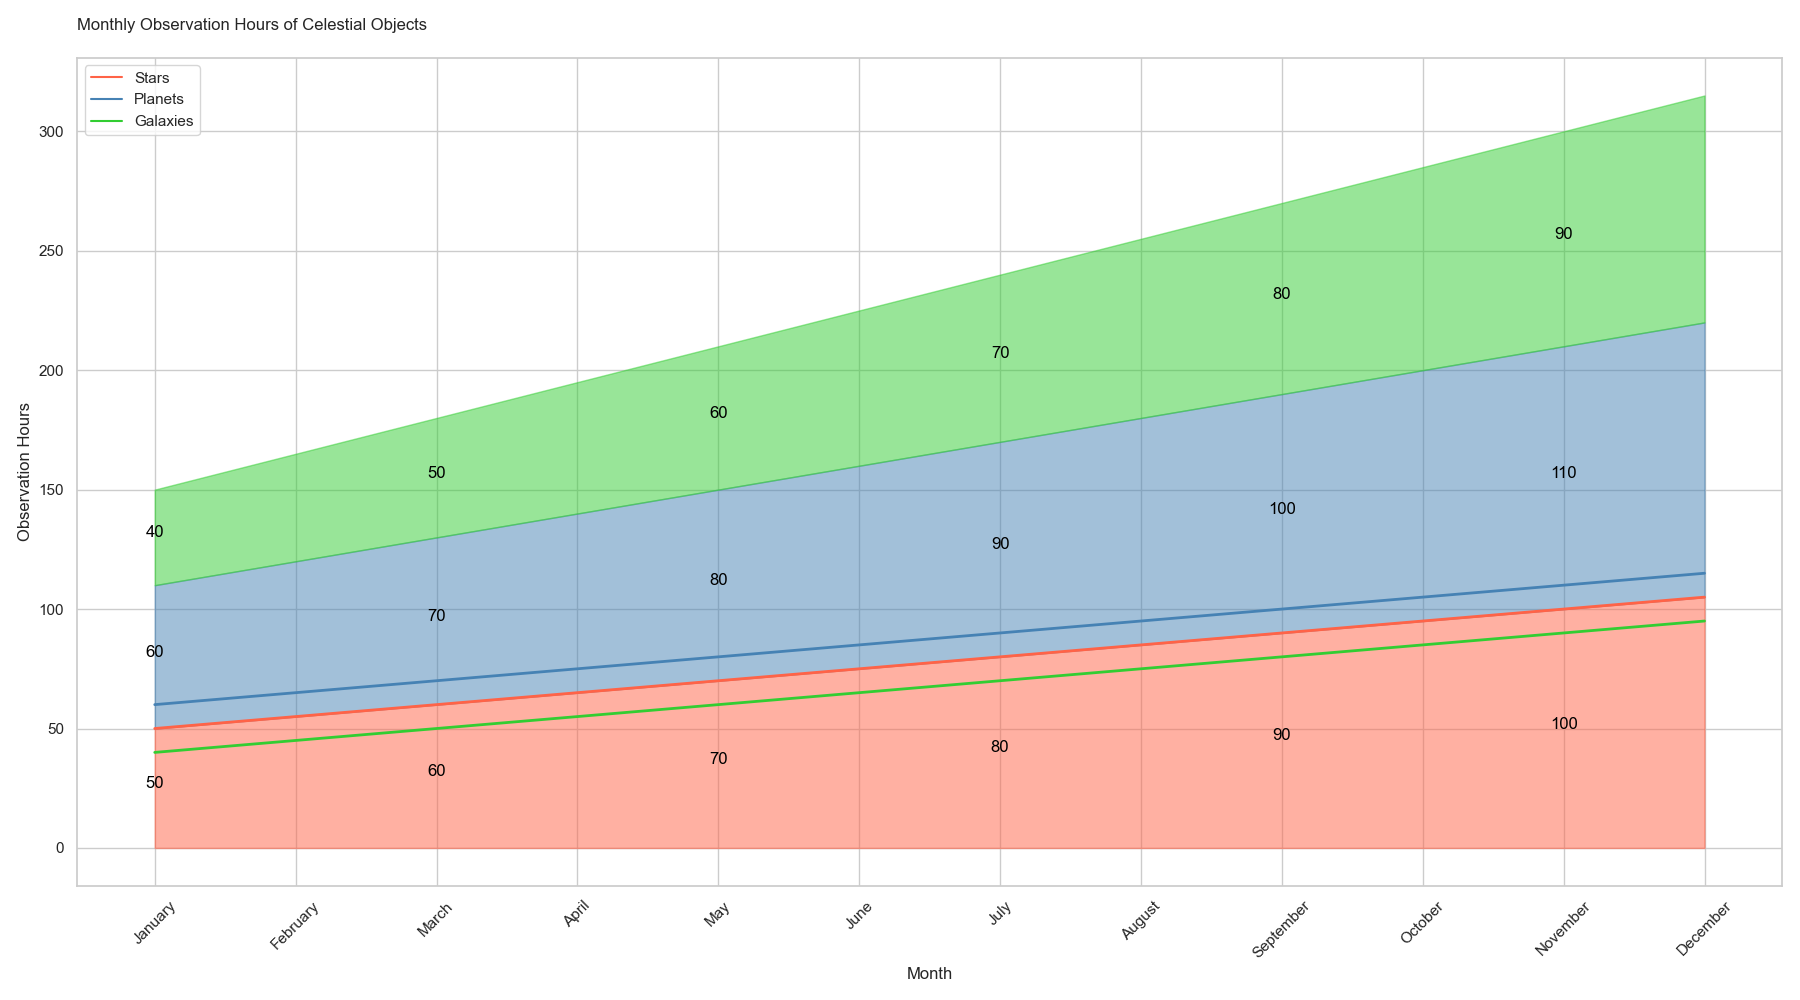

Recreate this plot in Python.

import pandas as pd
import seaborn as sns
import matplotlib.pyplot as plt

data = {
    'Month': ['January', 'February', 'March', 'April', 'May', 'June',
              'July', 'August', 'September', 'October', 'November', 'December'],
    'Stars': [50, 55, 60, 65, 70, 75, 80, 85, 90, 95, 100, 105],
    'Planets': [60, 65, 70, 75, 80, 85, 90, 95, 100, 105, 110, 115],
    'Galaxies': [40, 45, 50, 55, 60, 65, 70, 75, 80, 85, 90, 95]
}

df = pd.DataFrame(data)
df_melted = df.melt(id_vars='Month', var_name='Celestial Object', value_name='Values')
df_melted['Month'] = pd.Categorical(df_melted['Month'], categories=data['Month'], ordered=True)

plt.figure(figsize=(18, 10))
sns.set(style="whitegrid")

colors = ["#FF6347", "#4682B4", "#32CD32"]  # Stars, Planets, Galaxies

sns.lineplot(data=df_melted, x='Month', y='Values', hue='Celestial Object', palette=colors, sort=False, lw=2)

plt.fill_between(data['Month'], df["Stars"], color="#FF6347", alpha=0.5)
plt.fill_between(data['Month'], df["Stars"], df["Stars"] + df["Planets"], color="#4682B4", alpha=0.5)
plt.fill_between(data['Month'], df["Stars"] + df["Planets"], df["Stars"] + df["Planets"] + df["Galaxies"], color="#32CD32", alpha=0.5)

for idx, month in enumerate(data['Month']):
    if idx % 2 == 0:
        plt.text(x=idx, y=df.loc[idx, "Stars"]/2, s=df.loc[idx, "Stars"], ha='center', color='black')
        plt.text(x=idx, y=df.loc[idx, "Stars"] + df.loc[idx, "Planets"]/2, s=df.loc[idx, "Planets"], ha='center', color='black')
        plt.text(x=idx, y=df.loc[idx, "Stars"] + df.loc[idx, "Planets"] + df.loc[idx, "Galaxies"]/2, s=df.loc[idx, "Galaxies"], ha='center', color='black')

plt.xlabel('Month')
plt.ylabel('Observation Hours')
plt.title('Monthly Observation Hours of Celestial Objects', pad=20, loc='left')
plt.xticks(rotation=45)
plt.legend(loc='upper left')

plt.tight_layout()
plt.show()
